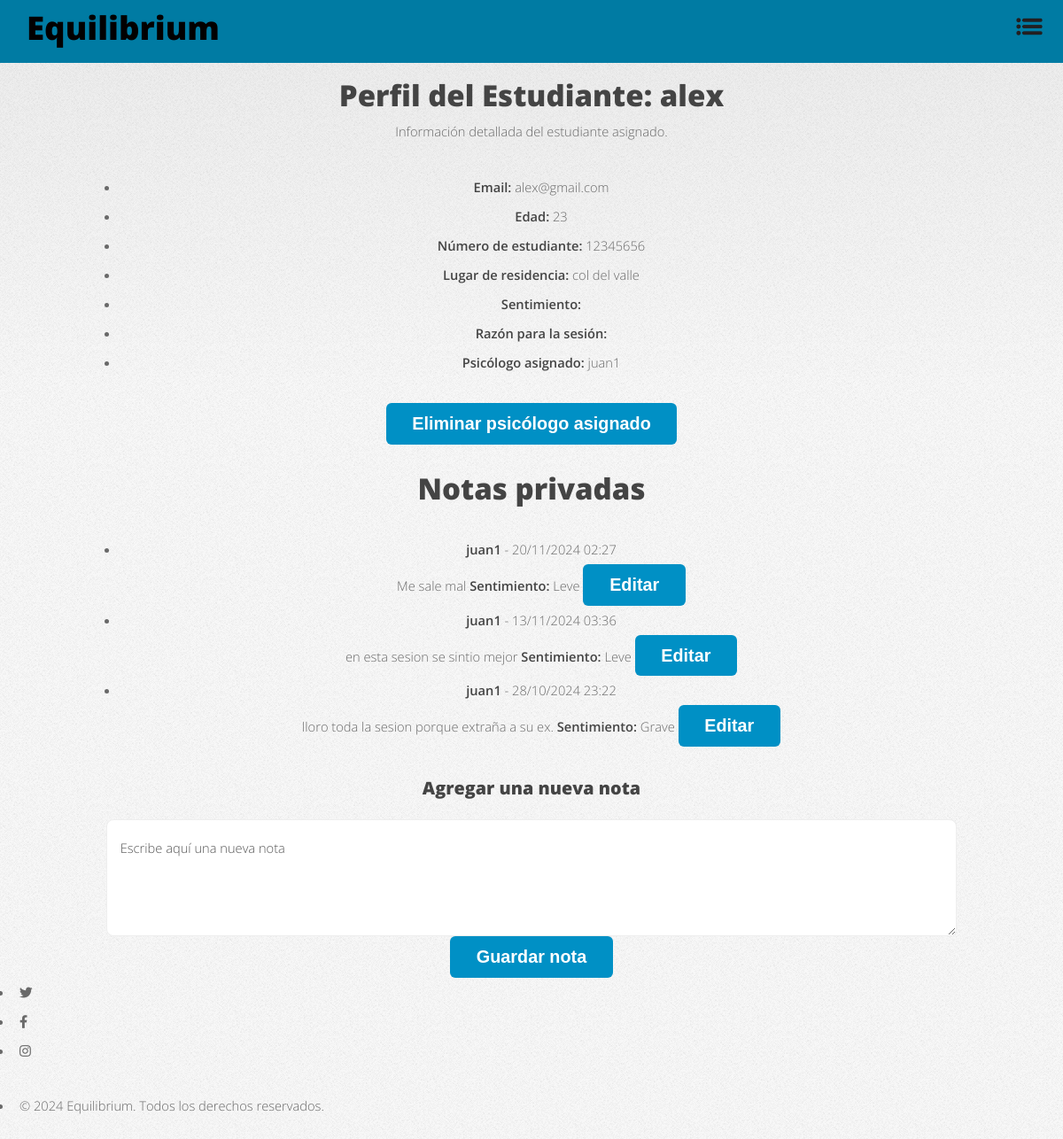
Page /student/1/view/ (signed in) on the committed database.
### main/models.py (models this page shows, shortened)
class Student(models.Model):
    user = models.OneToOneField(User, on_delete=models.CASCADE, related_name='student_profile')
    name = models.CharField(max_length=100)
    age = models.IntegerField()
    email = models.EmailField(unique=True)
    student_number = models.CharField(max_length=20, unique=True)
    location = models.CharField(max_length=100)
    profile_photo = models.ImageField(upload_to='profile_photos/', null=True, blank=True)
    psychologist = models.ForeignKey(
        Psychologist,
        on_delete=models.SET_NULL,
        null=True,
        blank=True,
        related_name='assigned_students'
    )

class Psychologist(models.Model):
    user = models.OneToOneField(User, on_delete=models.CASCADE, related_name='psychologist_profile')
    name = models.CharField(max_length=100)
    age = models.IntegerField()
    email = models.EmailField(unique=True)
    specialty = models.CharField(max_length=100)
    phone_number = models.CharField(max_length=15)
    profile_photo = models.ImageField(upload_to='profile_photos/', null=True, blank=True)
    cover_photo = models.ImageField(upload_to='cover_photos/', null=True, blank=True)

class PrivateNote(models.Model):
    student = models.ForeignKey(Student, on_delete=models.CASCADE, related_name='notes')
    content = models.TextField()
    created_by = models.ForeignKey(User, on_delete=models.SET_NULL, null=True, related_name='created_private_notes')
    created_at = models.DateTimeField(auto_now_add=True)
    sentiment = models.CharField(max_length=10, blank=True, null=True)  # Campo para guardar el sentimiento

### main/views.py (the view, shortened to what this page needs)
# urls.py: path('student/<int:student_id>/view/', views.view_student_profile, name='view_student_profile'),
@login_required
def view_student_profile(request, student_id):
    student = get_object_or_404(Student, id=student_id)
    current_user = request.user
    can_edit = student.psychologist == current_user.psychologist_profile
    notes = PrivateNote.objects.filter(student=student).order_by('-created_at')
    return render(request, 'view_student_profile.html', {
        'student': student,
        'can_edit': can_edit,
        'notes': notes,
    })

### main/templates/view_student_profile.html (shortened to what this page needs)
<!DOCTYPE html>
<html lang="es">
<head>
    {% load static %}
    <link rel="stylesheet" href="{% static 'css/fontawesome-all.min.css' %}">
    <link rel="stylesheet" href="{% static 'css/main.css' %}">
</head>
<body class="is-preload">
    <div id="page-wrapper">
        <div class="blue-bar">
            <h1 id="logo"><a href="{% url 'home' %}">Equilibrium</a></h1>
            <nav id="nav">
                <ul>
                    <li class="dropdown">
                        <a href="javascript:void(0)" class="dropbtn">
                            <img src="{% static 'img/menu-icon.png' %}" alt="Menú" class="menu-icon">
                        </a>
                    </li>
                </ul>
            </nav>
        </div>
        <section id="main" class="container">
            <header class="major">
                <h2>Perfil del Estudiante: {{ student.name }}</h2>
                <p>Información detallada del estudiante asignado.</p>
            </header>
            <ul>
                <li><strong>Email:</strong> {{ student.email }}</li>
                <li><strong>Edad:</strong> {{ student.age }}</li>
                <li><strong>Número de estudiante:</strong> {{ student.student_number }}</li>
                <li><strong>Lugar de residencia:</strong> {{ student.location }}</li>
                <li><strong>Sentimiento:</strong> {{ student.feelings }}</li>
                <li><strong>Razón para la sesión:</strong> {{ student.reason }}</li>
                <li><strong>Psicólogo asignado:</strong> {{ student.psychologist.user.username }}</li>
            </ul>
            {% if can_edit %}
            <form method="POST" action="{% url 'remove_psychologist' student.id %}">
                <button type="submit" class="button primary">Eliminar psicólogo asignado</button>
                <br>
            </form>
            {% endif %}
<br>
            <h2>Notas privadas</h2>
            <ul>
                {% for note in notes %}
                    <li>
                        <strong>{{ note.created_by.username }}</strong> - {{ note.created_at|date:"d/m/Y H:i" }}<br>
                        <span id="note-text-{{ note.id }}">{{ note.content }}</span>
                        <strong>Sentimiento:</strong> {{ note.sentiment|capfirst }}
                        {% if can_edit and note.created_by == user %}
                            <button type="button" onclick="showEditForm({{ note.id }})" class="button">Editar</button>
                        {% endif %}
                    </li>
                {% empty %}
                    <li>No hay notas aún.</li>
                {% endfor %}
            </ul>
            {% if can_edit %}
                <h3>Agregar una nueva nota</h3>
                <form method="POST">
                    <textarea name="private_notes" placeholder="Escribe aquí una nueva nota"></textarea>
                    <button type="submit" class="button primary">Guardar nota</button>
                </form>
            {% endif %}
        </section>
        <footer id="footer">
            <ul class="icons">
                <li><a href="#" class="icon brands fa-twitter"><span class="label">Twitter</span></a></li>
                <li><a href="#" class="icon brands fa-facebook-f"><span class="label">Facebook"></span></a></li>
                <li><a href="#" class="icon brands fa-instagram"><span class="label">Instagram"></span></a></li>
            </ul>
            <ul class="copyright">
                <li>&copy; 2024 Equilibrium. Todos los derechos reservados.</li>
            </ul>
        </footer>
    </div>
</body>
</html>

### main/templates/view_student_profile.html (style rules this page uses)
.blue-bar { background-color: #007ba3; display: flex; justify-content: space-between; align-items: center; padding: 15px 30px; position: relative; top: 0; width: 100%; box-sizing: border-box; }
#logo a { font-size: 2.5em; color: rgb(2, 0, 0); text-decoration: none; }
.menu-icon { width: 50px; height: auto; vertical-align: middle; margin-left: 20px; }
#main { margin-top: 20px; text-align: center; }

### rows in the picture
Student: name "alex", email "alex@gmail.com", age "23", student_number "12345656", location "col del valle", psychologist.user.username "juan1"
PrivateNote: created_by.username "juan1", created_at "20/11/2024 02:27", content "Me sale mal", sentiment "Leve"
PrivateNote: created_by.username "juan1", created_at "13/11/2024 03:36", content "en esta sesion se sintio mejor", sentiment "Leve"
PrivateNote: created_by.username "juan1", created_at "28/10/2024 23:22", content "lloro toda la sesion porque extraña a su ex.", sentiment "Grave"
